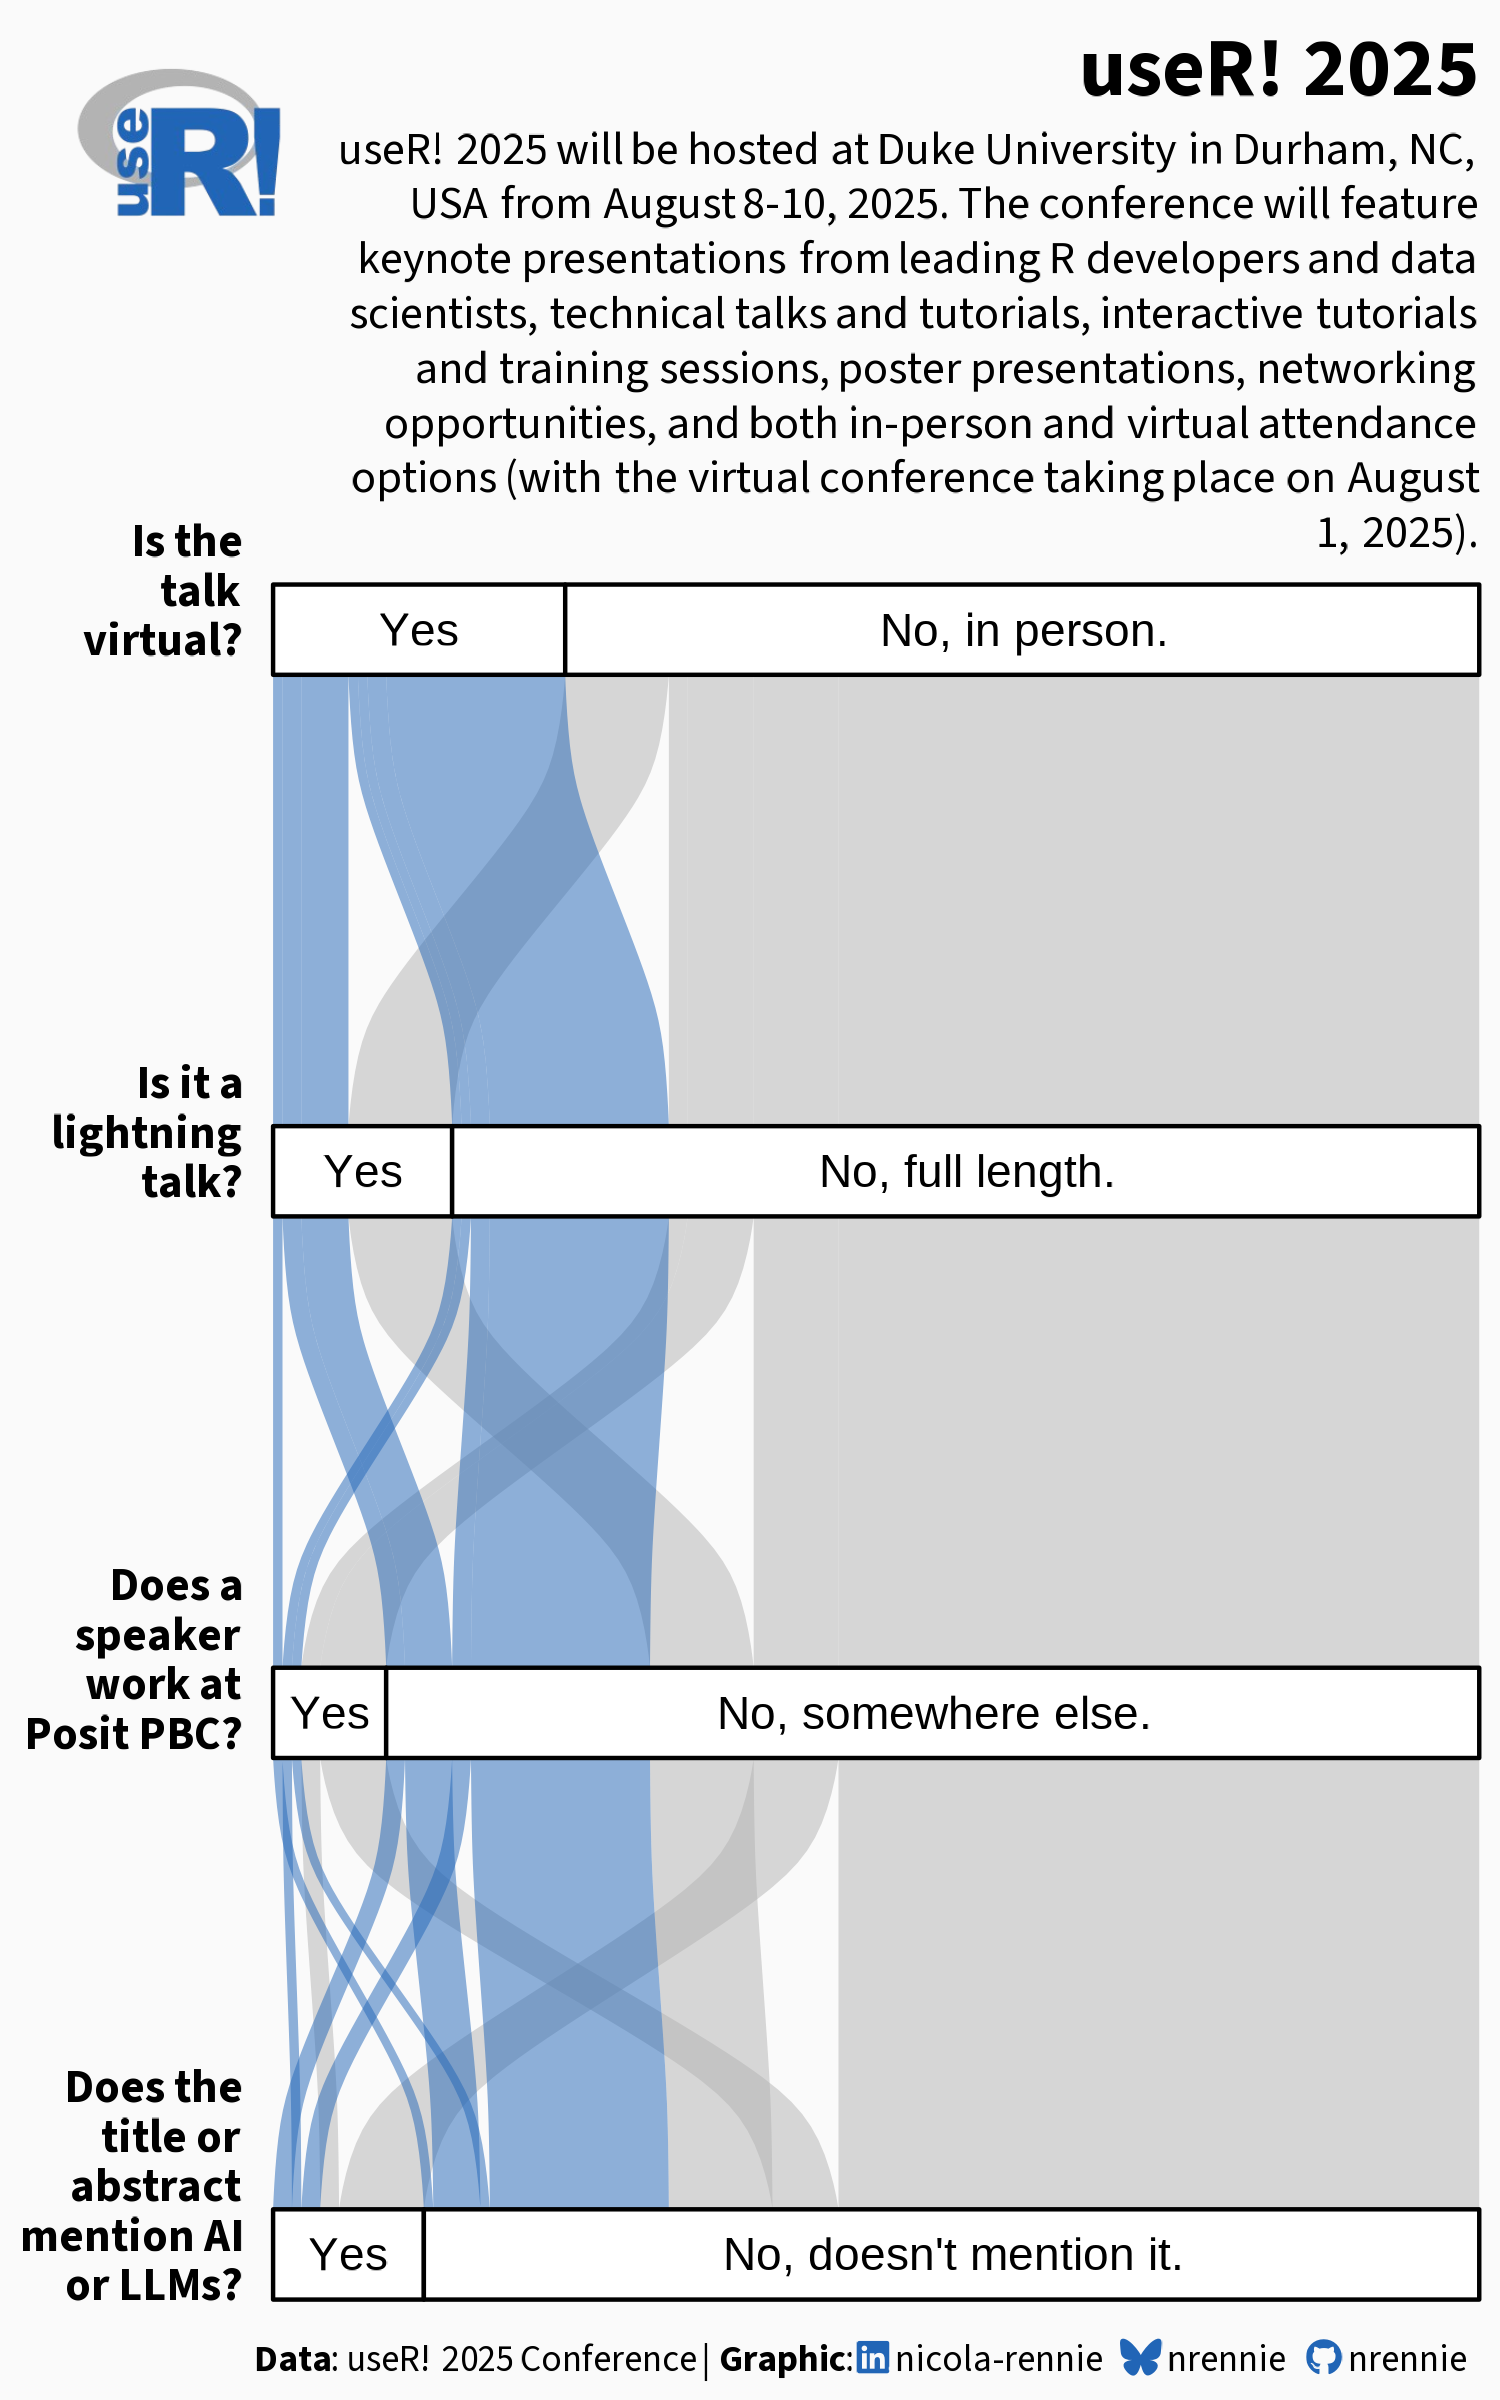

The script that saved this image:
# Load packages -----------------------------------------------------------

library(tidyverse)
library(showtext)
library(camcorder)
library(ggtext)
library(nrBrand)
library(glue)
library(ggalluvial)
library(ggimage)


# Load data ---------------------------------------------------------------

tuesdata <- tidytuesdayR::tt_load("2025-04-29")
user2025 <- tuesdata$user2025


# Load fonts --------------------------------------------------------------

font_add_google("Source Sans 3", "source")
showtext_auto()
showtext_opts(dpi = 300)


# Define colours and fonts-------------------------------------------------

bg_col <- "#FAFAFA"
text_col <- "black"
highlight_col <- "#2165b6"
null_col <- "#b3b3b3"

body_font <- "source"
title_font <- "source"


# Data wrangling ----------------------------------------------------------

plot_data <- user2025 |>
  mutate(co_authors = replace_na(co_authors, "")) |>
  mutate(
    Virtual = if_else(
      str_detect(session, "Virtual"), "Yes", "No, in person."
    ),
    Lightning = if_else(
      str_detect(session, "Lightning"), "Yes", "No, full length."
    ),
    Posit = if_else(
      str_detect(speakers, "Posit") | str_detect(co_authors, "Posit"),
      "Yes", "No, somewhere else."
    ),
    AI = if_else(
      str_detect(str_to_upper(title), "AI | LLM") | str_detect(str_to_upper(content), "AI | LLM"),
      "Yes", "No, doesn't mention it."
    )
  ) |>
  count(Virtual, Lightning, Posit, AI)



# Start recording ---------------------------------------------------------

gg_record(
  dir = file.path("2025", "2025-04-29", "recording"),
  device = "png",
  width = 5,
  height = 8,
  units = "in",
  dpi = 300
)


# Define text -------------------------------------------------------------

social <- nrBrand::social_caption(
  bg_colour = bg_col,
  icon_colour = highlight_col,
  font_colour = text_col,
  font_family = body_font,
  mastodon = NA
)
title <- "useR! 2025"
st <- "useR! 2025 will be hosted at Duke University in Durham, NC, USA from August 8-10, 2025. The conference will feature keynote presentations from leading R developers and data scientists, technical talks and tutorials, interactive tutorials and training sessions, poster presentations, networking opportunities, and both in-person and virtual attendance options (with the virtual conference taking place on August 1, 2025)."
cap <- paste0(
  "**Data**: useR! 2025 Conference | **Graphic**:", social
)


# Plot --------------------------------------------------------------------

plot_function <- function(fill_category) {
  g <- ggplot(
    data = plot_data,
    aes(
      axis1 = AI, axis2 = Posit, axis3 = Lightning, axis4 = Virtual,
      y = n
    )
  ) +
    geom_alluvium(
      mapping = aes(fill = {{ fill_category }}),
      width = 1 / 6, reverse = FALSE, decreasing = FALSE,
      lode.guidance = "backward") +
    geom_stratum(width = 1 / 6, reverse = FALSE, decreasing = FALSE,
                 lode.guidance = "backward") +
    geom_text(
      stat = "stratum",
      mapping = aes(label = after_stat(stratum)),
      reverse = FALSE, decreasing = FALSE,
      lode.guidance = "backward"
    ) +
    geom_image(
      data = slice_head(plot_data, n = 1),
      aes(
        x = 4.9,
        y = -10,
        image = "2025/2025-04-29/logo.png"
      ),
      size = 0.1
    ) +
    scale_x_discrete(
      limits = c("AI", "Posit", "Lightning", "Virtual"),
      breaks = c("AI", "Posit", "Lightning", "Virtual"),
      labels = rev(str_wrap(c(
        "Is the talk virtual?",
        "Is it a lightning talk?",
        "Does a speaker work at Posit PBC?",
        "Does the title or abstract mention AI or LLMs?"
      ), 10))
    ) +
    scale_fill_manual(
      values = c(null_col, highlight_col)
    ) +
    labs(title = title, subtitle = st, caption = cap) +
    coord_flip(expand = FALSE, clip = "off") +
    theme_void(base_family = body_font) +
    theme(
      legend.position = "none",
      axis.text.y.left = element_text(
        hjust = 1,
        vjust = 0.2,
        face = "bold",
        margin = margin(r = -15)
      ),
      plot.margin = margin(5, 5, 5, 5),
      plot.title.position = "plot",
      plot.caption.position = "plot",
      plot.background = element_rect(fill = bg_col, colour = bg_col),
      panel.background = element_rect(fill = bg_col, colour = bg_col),
      plot.title = element_textbox_simple(
        colour = text_col,
        hjust = 1,
        halign = 1,
        margin = margin(b = 0, t = 5),
        lineheight = 0.5,
        family = title_font,
        face = "bold",
        size = rel(1.8)
      ),
      plot.subtitle = element_textbox_simple(
        colour = text_col,
        hjust = 1,
        halign = 1,
        margin = margin(b = -100, t = 5),
        maxwidth = 0.8,
        family = body_font
      ),
      plot.caption = element_textbox_simple(
        colour = text_col,
        hjust = 1,
        halign = 1,
        margin = margin(b = 0, t = 10, r = -2),
        family = body_font
      )
    )
  return(g)
}

plot_function(fill_category = Virtual)
ggsave(
  filename = file.path("2025", "2025-04-29", paste0("20250429", ".png")),
  height = 8,
  width = 5,
  bg = bg_col,
  units = "in",
  dpi = 300
)

plot_function(fill_category = Lightning)
ggsave(
  filename = file.path("2025", "2025-04-29", paste0("20250429_lightning", ".png")),
  height = 8,
  width = 5,
  bg = bg_col,
  units = "in",
  dpi = 300
)

plot_function(fill_category = Posit)
ggsave(
  filename = file.path("2025", "2025-04-29", paste0("20250429_posit", ".png")),
  height = 8,
  width = 5,
  bg = bg_col,
  units = "in",
  dpi = 300
)

plot_function(fill_category = AI)
ggsave(
  filename = file.path("2025", "2025-04-29", paste0("20250429_ai", ".png")),
  height = 8,
  width = 5,
  bg = bg_col,
  units = "in",
  dpi = 300
)


# Save gif ----------------------------------------------------------------

gg_playback(
  name = file.path("2025", "2025-04-29", paste0("20250429", ".gif")),
  first_image_duration = 4,
  last_image_duration = 20,
  frame_duration = .25,
  background = bg_col
)
